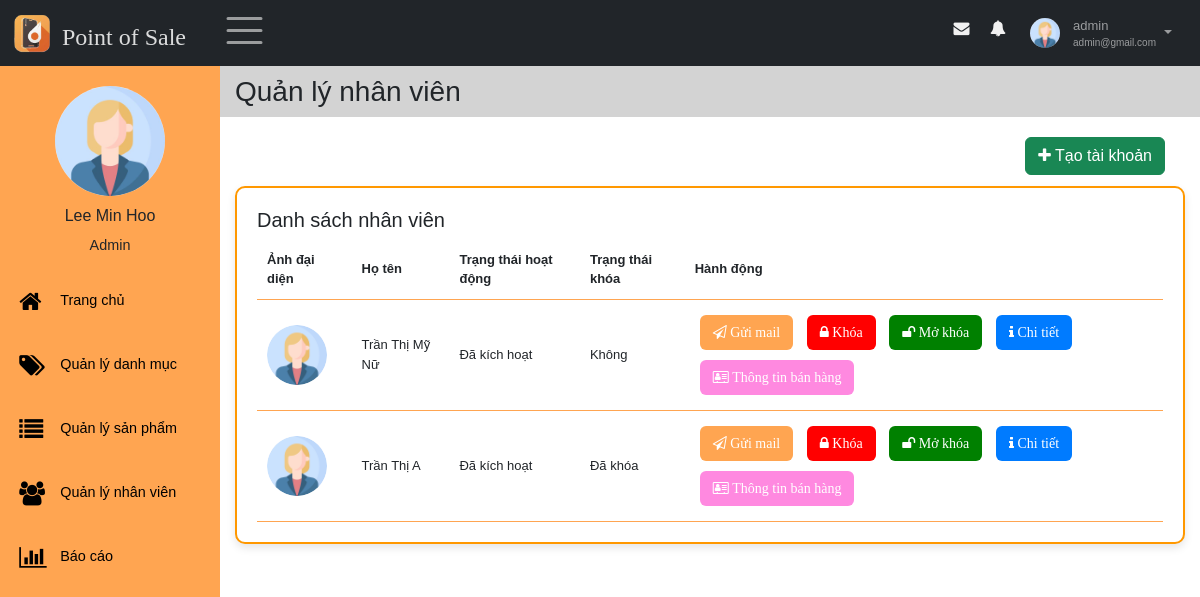
Screenshot of /source/Product_List_Admin/index.php?sidebar=quanlynhanvien (signed in) with the database file from the repository.
### tables this page shows
CREATE TABLE `taikhoan` (
  `id` int(11) NOT NULL,
  `id_nhanvien` int(11) NOT NULL,
  `username` varchar(30) NOT NULL,
  `password` varchar(30) NOT NULL,
  `role` enum('Admin','Nhân viên') NOT NULL,
  `trangthai_hd` tinyint(1) NOT NULL,
  `activate_token` varchar(10) DEFAULT NULL,
  `expire_time` int(11) DEFAULT NULL,
  `pass_changed` tinyint(1) DEFAULT NULL,
  `trangthai_khoa` tinyint(1) NOT NULL DEFAULT 0
);

CREATE TABLE `nhanvien` (
  `id` int(11) NOT NULL,
  `hoten` varchar(50) NOT NULL,
  `email` varchar(100) NOT NULL,
  `gioitinh` enum('Nữ','Nam') DEFAULT NULL,
  `sdt` varchar(11) DEFAULT NULL,
  `ngaysinh` date DEFAULT NULL,
  `diachi` varchar(100) DEFAULT NULL,
  `img` varchar(50) DEFAULT NULL
);

### source/Product_List_Admin/quanlyhoso/getProfileNV.php (called while the page is built, shortened)
<?php
    $conn = connectDB();
    if ($_SESSION['role'] == "Admin" && isset($_GET["id_detail"])) {
        $sql = "SELECT * FROM nhanvien, taikhoan WHERE taikhoan.id_nhanvien=nhanvien.id AND nhanvien.id =" . $_GET["id_detail"];
    } else {
        $sql = "SELECT * FROM nhanvien, taikhoan WHERE taikhoan.id_nhanvien=nhanvien.id AND nhanvien.id =" . $_SESSION["id"];
    }
    $result = $conn->query($sql);
    if ($result->num_rows > 0) {
        $row = $result->fetch_assoc();
        $profile_img = $row["img"];
    }
?>

### source/Product_List_Admin/functionQLNV/DsNV.php (the view, shortened to what this page needs)
<?php
    $conn = connectDB();
    $sql = "SELECT * FROM taikhoan, nhanvien WHERE taikhoan.id_nhanvien=nhanvien.id AND taikhoan.role = 'Nhân viên'";
    $result = $conn->query($sql);
    if ($result->num_rows > 0) {
        while($row = $result->fetch_assoc()) {
            $img = $row["img"];
            $name = $row["hoten"];
            $activated = $row["trangthai_hd"];
            $status_lock = $row["trangthai_khoa"];
            if ($activated == 1) {
                $activated = "Đã kích hoạt";
            } else if ($activated == 0) {
                $activated = "Chưa kích hoạt";
            }
            if ($status_lock == 0) {
                $status_lock = "Không";
            } else if ($status_lock == 1) {
                $status_lock = "Đã khóa";
            }
            echo "<tr>";
            echo "<td><img src='../TrangNhanVien/modules/quanlyhoso/imagesNV/" .$img. "' alt='Avatar' id='avatar'></td>";
            echo "<td>" .$name. "</td>";
            echo "<td>" .$activated. "</td>";
            echo "<td>" .$status_lock. "</td>";
            echo "<td class='action'>
                <a class='btn btn-sendEmail' href='index.php?sidebar=quanlynhanvien&token_send=" .$row['activate_token']. "'><i class='fa fa-paper-plane-o'> Gửi mail</i></a>
                <a class='btn btn-lock' href='index.php?sidebar=quanlynhanvien&token_lock=" .$row['activate_token']. "'><i class='fa fa-lock'> Khóa</i></a>
                <a class='btn btn-unlock' href='index.php?sidebar=quanlynhanvien&token_unlock=" .$row['activate_token']. "'><i class='fa fa-unlock'> Mở khóa</i></a>
                <a class='btn btn-detail' href='index.php?nav=hoso&id_detail=" .$row['id_nhanvien']. "'><i class='fa fa-info'> Chi tiết</i></a>
                <a class='btn btn-viewSale' href='index.php?sidebar=quanlynhanvien&id_view=" .$row['id_nhanvien']. "'><i class='fa fa-vcard-o'> Thông tin bán hàng</i></a>
            </td>
            </tr>";
        }
    }
?>

### source/Product_List_Admin/index.php (shortened to what this page needs)
<?php
include 'quanlyhoso/getProfileNV.php';
?>
<!DOCTYPE html>
<html lang="en">
<head>
    <link rel="stylesheet" href="style.css">
    <link rel="stylesheet" href="https://cdnjs.cloudflare.com/ajax/libs/font-awesome/4.7.0/css/font-awesome.min.css">
    <link href="https://cdn.jsdelivr.net/npm/bootstrap@5.3.3/dist/css/bootstrap.min.css" rel="stylesheet">
</head>
<body>
<?php
    if (isset($_SESSION["role"]) && ($_SESSION["role"]=="Admin")) {
        include("pages/nav.php");
        include("pages/main.php");
    } else {
        header("Location: ../index.php");
        exit();
    }
?>
</body>
</html>

### source/Product_List_Admin/pages/nav.php (shortened to what this page needs)
<nav class="navbar navbar-expand-sm bg-dark navbar-dark fixed-top" id="nav">
    <div class="container-fluid">
        <div class="leftnav justify-content-start">
            <a class="logo navbar-brand" href="index.php">
                <img src="../images/logo.ico" alt="Logo" style="width:40px;" >
                <h4>Point of Sale</h4>
            </a>
            <div class="openclose"><span class="navbar-toggler-icon" style="font-size:30px;cursor:pointer" onclick="open_closeNav() " class = "las la-bars"></span></div>
        </div>
        <div class="rightnav justify-content-end">
            <ul  class=" navbar-nav" >
                <li class="nav-item">
                    <a href="#">
                    <span class = "fa fa-fw fa-envelope"></span>
                    </a></li>
                <li class="nav-item">
                    <a href="#">
                    <span class = "fa fa-bell"></span>
                    </a></li>
                <li class="nav-item dropdown">
                    <a id="nav-user" class="nav-link dropdown-toggle" href="#" role="button" data-bs-toggle="dropdown">
                    <?php
                        if (empty($profile_img) || $profile_img == "") {
                            $avtPath = "../image/user.jpg";
                        } else {
                            $avtPath = "quanlyhoso/imagesNV/" . $profile_img;
                        }
                    ?>
                    <img id="nav-avatar" src = "<?=$avtPath?>" height = "30px"  width = "30px" alt = "Avatar">
                        <div class="infor">
                            <p id ="user"><?= $_SESSION["username"]?></p>
                            <p id="email"><?= $_SESSION["email"]?></p>
                        </div>
                    </a>
                </li>
            </ul>
        </div>
    </div>
</nav>

### source/Product_List_Admin/pages/main.php
<div class = "main">
    <?php include("main/sidebar.php");?>
    <?php
    if(isset($_GET['sidebar']))
    {
        $side = $_GET['sidebar'];
        if($side == 'quanlysanpham'){
            include("main/content/quanlysanpham.php");
        }else if($side == 'quanlydanhmuc'){
            include("main/content/quanlydanhmuc.php");
        }else if($side == 'quanlynhanvien'){
            if(isset($_GET['id_view'])) {
                include("main/content/thongtinbanhang.php");
            } else {
                include("main/content/quanlynhanvien.php");
            }
        }else if ($side == 'baocao'){
            if(isset($_GET["idctdh"])) {
                include("../TrangNhanVien/pages/main/content/ctdh_donhang.php");
            } else {
                include("main/content/baocao.php");
            }
        }
    }else if(isset($_GET['nav'])){
        switch($_GET['nav']){
            case 'hoso':
                if (isset($_GET['query'])) {
                    include("main/content/suahoso.php");
                }else{
                    include("main/content/hoso.php");
                }
                break;
            case 'changepass':
                include("../TrangNhanVien/pages/main/changePass.php");
                break;
            case 'Dangxuat':
                if (isset($_SESSION['role'])) {
                    unset($_SESSION['role']);
                }
                header('Location: ../../../index.php');
                break;
        }
    } else {
        include("main/content/trangchu.php");
    }
    ?>
</div>

### source/Product_List_Admin/pages/main/sidebar.php (shortened to what this page needs)
<div class="sidebar"  id="mySidebar" >
    <div class="sidebar-user">
        <img src="../images/<?=$_SESSION['img']?>" height = "70px"  width = "70px" alt = "">
            <div>
                <h3><?=$_SESSION['tennv']?></h3>
                <span><?=$_SESSION['role']?></span>
        </div>
    </div>
    <div class="sidebar-menu">
        <ul >
            <li class="item">
                <a class="link" href="index.php">
                    <span class = "fa fa-home"></span>
                    <p class="item-sidebar">Trang chủ</p>
                </a>
            </li>
            <li class="item">
                <a class="link" href="index.php?sidebar=quanlydanhmuc">
                    <span class = "fa fa-tags"></span>
                    <p class="item-sidebar">Quản lý danh mục</p>
                </a>
            </li>
            <li class="item">
                <a class="link" href="index.php?sidebar=quanlysanpham">
                    <span class = "fa fa-list"></span>
                    <p class="item-sidebar">Quản lý sản phẩm</p>
                </a>
            </li>
            <li class="item">
                <a class="link" href="index.php?sidebar=quanlynhanvien">
                    <span class = "fa fa-users"></span>
                    <p class="item-sidebar">Quản lý nhân viên</p>
                </a>
            </li>
            <li class="item">
                <a class="link" href="index.php?sidebar=baocao">
                    <span class = "fa fa-bar-chart"></span>
                    <p class="item-sidebar">Báo cáo</p>
                </a>
            </li>
        </ul>
    </div>
</div>

### source/Product_List_Admin/pages/main/content/quanlynhanvien.php (shortened to what this page needs)
<div class = "main-content " id="main">
    <main>
        <div class="page-header">
            <div class="page-name"><h3>Quản lý nhân viên</h3></div>
        </div>
        <div class="content">
            <section class="listAccount">
                <div class="actions">
                    <button type="button" class="btn btn-success" style="position: absolute; right: 30px;" onclick="chuyengiaodien('listAccount','addAccount')"><i class="fa fa-plus"></i> Tạo tài khoản</button>
                </div>
                <br>
                <div class="employee">
                    <h5>Danh sách nhân viên</h5>
                    <table class="cart-table">
                        <thread>
                            <tr>
                                <th>Ảnh đại diện</th>
                                <th>Họ tên</th>
                                <th>Trạng thái hoạt động</th>
                                <th>Trạng thái khóa</th>
                                <th>Hành động</th>
                            </tr>
                        </thread>
                        <tbody>
                        <?php
                            include "functionQLNV/DsNV.php";
                        ?>
                        </tbody>
                    </table>
                </div>
            </section>
        </div>
    </main>
</div>

### source/Product_List_Admin/style.css (style rules this page uses)
* { font-family: 'Poppins', sans-serif; box-sizing: border-box; text-decoration: none; list-style-type: none; padding: 0; margin: 0; }
#nav { position: fixed; }
.nav-item { margin: 5px 8px; }
.logo { display: flex; margin: 0; padding: 0; }
.logo h4 { color: #ffffffd6; font-family:Cambria, Cochin, Georgia, Times, 'Times New Roman', serif; }
.leftnav { display: flex; }
.logo>h4 { margin: 10px 10px 0 10px; }
.sidebar { display: flex; flex-direction: column; width: 220px; height: 100%; padding: 15px 0 0 0; background: #ffa551; position: fixed; z-index: 1; overflow-x: hidden; transition: 0.5s; }
.content { height: 100%; display: flex; flex-direction: column; padding: 15px; }
.main { margin-top: 55px; }
.main-content { padding: 1.5rem; height: auto; }
#main { margin-left: 235px; transition: margin-left .5s; padding:0; }
.page-header { background-color:lightgrey; padding: 20px 15px 0 15px; display: flex; }
.sidebar-user { margin-top: 1rem; text-align: center; }
.sidebar-user img { width: 110px; height: 110px; border-radius: 50%; margin-bottom: 10px; }
.sidebar-user h3 { font-size: 1rem; }
.sidebar-user span { font-size: .9rem; margin-top: .9rem; margin-bottom: .9rem; }
.openclose { margin: 0 10px; }
.sidebar ul { margin-bottom: 2rem; padding: 0; }
.sidebar li { margin-left: .2rem; }
.sidebar-menu { flex-grow: 1; }
.link { font-size: .9rem; display: flex; align-items: center; margin-top: 1.5rem; transition: 0.3s; color: black; padding: 8px 16px; text-decoration: none; }
.item-sidebar { margin: 0; margin-right: 5px; }
.item .link span { width: 25px; }
.sidebar li a span, .sidebar a span { font-size: 1.5rem; display: inline-block; margin-right: 1rem; }
#nav-user { display: flex; padding: 0; }
.infor { margin-left: 10px; display: flex; flex-direction: column; justify-content: center; flex-grow: 1; font-size: x-small; }
.infor p { margin: 0; }
#user { font-size: small; }
#nav-avatar { width: 30px; height: 30px; border-radius: 50%; margin: 3px; }
#nav-user::after { margin: 15px 8px; }
.rightnav>ul>li>a>span { color: #f1f1f1; padding: 5px; }
table { width: 100%; border-radius: 5px; }
.cart-table th, .cart-table tbody td { padding: 10px 10px; font-size: small; border-bottom: 1px solid #ffa551; }
#avatar { width: 60px; height: 60px; border-radius: 50%; }
.btn { padding: 5px 10px; margin: 5px; border: none; border-radius: 5px; color: white; cursor: pointer; }
.btn.btn-sendEmail { background-color: #ffa551; color: white; font-size: 14px; }
.btn.btn-lock { background-color: red; color: white; font-size: 14px; }
.btn.btn-unlock { background-color: green; color: white; font-size: 14px; }
.btn.btn-detail { background-color: #007bff; color: white; font-size: 14px; }
.btn.btn-viewSale { background-color: #ff89e0; color: white; font-size: 14px; }
.actions { display: flex; justify-content: flex-end; gap: 10px; }
.card-product, .card-catalog, .history-sale, .employee { border-radius: 10px; border: 2px solid #ff9800; padding: 20px; background-color: #fff; margin: 30px auto; box-shadow: 0 4px 8px rgba(0, 0, 0, 0.1); width: 100%; max-width: 100%; }
* { font-family: 'Poppins', sans-serif; box-sizing: border-box; margin: 0; padding: 0; }

### rows the page displays
taikhoan: id_nhanvien.img (placeholder picture)
taikhoan: id_nhanvien.img (placeholder picture), id_nhanvien.hoten "Trần Thị Mỹ Nữ", trangthai_hd "Đã kích hoạt", trangthai_khoa "Không"
taikhoan: id_nhanvien.img (placeholder picture), id_nhanvien.hoten "Trần Thị A", trangthai_hd "Đã kích hoạt", trangthai_khoa "Đã khóa"

### other values shown
$_SESSION["username"] "admin"
$_SESSION["email"] "admin@gmail.com"
$_SESSION['tennv'] "Lee Min Hoo"
$_SESSION['role'] "Admin"
